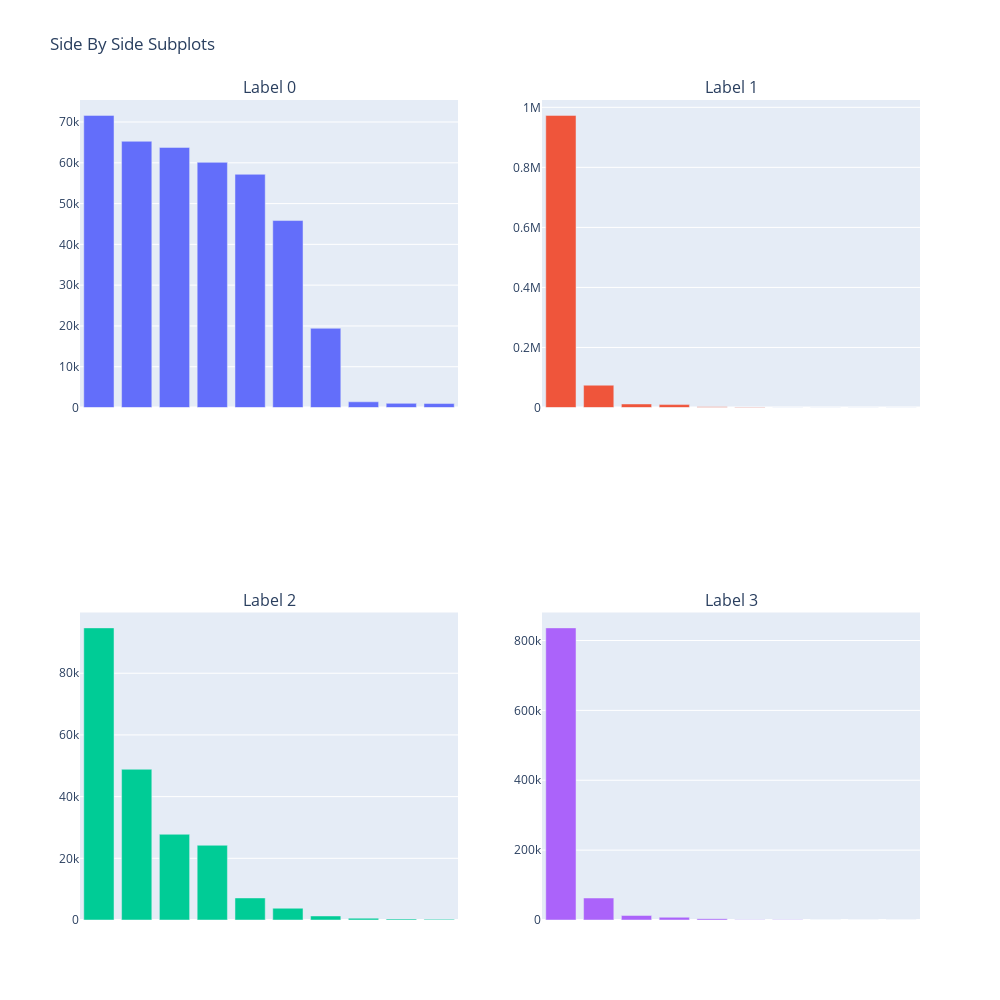

Notebook code cell kept with this figure:
### Code cell
cc_18191 = cc_1819[(cc_1819.Label == 0)]['CONTRATTO'].value_counts()
cc_18191 = pd.Series(cc_18191[0:10])

cc_18192 =  cc_1819[(cc_1819.Label == 1)]['CONTRATTO'].value_counts()
cc_18192 = pd.Series(cc_18192[0:10])

cc_18193 =  cc_1819[(cc_1819.Label == 2)]['CONTRATTO'].value_counts()
cc_18193 = pd.Series(cc_18193[0:10])

cc_18194 =  cc_1819[(cc_1819.Label == 3)]['CONTRATTO'].value_counts()
cc_18194 = pd.Series(cc_18194[0:10])


fig = make_subplots(rows=2, cols=2,subplot_titles=("Label 0","Label 1","Label 2","Label 3"),
                    specs=[[{"type": "bar"}, {"type": "bar"}],[{"type": "bar"}, {"type": "bar"}]])

fig.add_trace(
    go.Bar(y = cc_18191.values, x = cc_18191.index),
    row=1, col=1
)

fig.add_trace(
    go.Bar(y = cc_18192.values, x = cc_18192.index),
    row=1, col=2
)

fig.add_trace(
    go.Bar(y = cc_18193.values, x = cc_18193.index),
    row=2, col=1
)

fig.add_trace(
    go.Bar(y = cc_18194.values, x = cc_18194.index),
    row=2, col=2
)

fig.update_xaxes(showticklabels=False)
fig.update_layout(height=1000, width=1000, title_text="Side By Side Subplots", showlegend=False)
fig.show()

### Figure 1 — Plotly figure (JSON) as saved in the notebook; plotly's stock layout.template omitted (floating-point values rounded to 4 significant figures)
{"data": [{"type": "bar", "x": ["LAVORO A TEMPO INDETERMINATO", "TIROCINIO", "LAVORO AUTONOMO NELLO SPETTACOLO", "LAVORO INTERMITTENTE", "COLLABORAZIONE COORDINATA E CONTINUATIVA", "LAVORO A TEMPO DETERMINATO  PER SOSTITUZIONE", "APPRENDISTATO PROFESSIONALIZZANTE O CONTRATTO DI MESTIERE", "LAVORO O ATTIVITÀ SOCIALMENTE UTILE (LSU - ASU)", "CONTRATTI DI BORSA LAVORO E ALTRE WORK EXPERIENCES", "LAVORO A TEMPO DETERMINATO"], "xaxis": "x", "y": [71631, 65276, 63779, 60114, 57179, 45841, 19418, 1399, 1013, 971], "yaxis": "y"}, {"type": "bar", "x": ["LAVORO A TEMPO DETERMINATO", "LAVORO A TEMPO INDETERMINATO", "APPRENDISTATO PROFESSIONALIZZANTE O CONTRATTO DI MESTIERE", "LAVORO A TEMPO DETERMINATO  PER SOSTITUZIONE", "TIROCINIO", "APPRENDISTATO PER LA QUALIFICA E PER IL DIPLOMA PROFESSIONALE, IL DIPLOMA DI ISTRUZIONE SECONDARIA SUPERIORE E IL CERTIFICATO DI SPECIALIZZAZIONE TECNICA SUPERIORE", "LAVORO INTERMITTENTE", "LAVORO A DOMICILIO", "LAVORO O ATTIVITÀ SOCIALMENTE UTILE (LSU - ASU)", "LAVORO CONGIUNTO IN AGRICOLTURA"], "xaxis": "x2", "y": [973238, 74317, 11736, 9731, 2612, 1413, 199, 150, 65, 49], "yaxis": "y2"}, {"type": "bar", "x": ["LAVORO INTERMITTENTE", "LAVORO DOMESTICO", "LAVORO A TEMPO INDETERMINATO", "LAVORO A TEMPO DETERMINATO  PER SOSTITUZIONE", "APPRENDISTATO PROFESSIONALIZZANTE O CONTRATTO DI MESTIERE", "TIROCINIO", "COLLABORAZIONE COORDINATA E CONTINUATIVA", "LAVORO A DOMICILIO", "APPRENDISTATO PER LA QUALIFICA E PER IL DIPLOMA PROFESSIONALE, IL DIPLOMA DI ISTRUZIONE SECONDARIA SUPERIORE E IL CERTIFICATO DI SPECIALIZZAZIONE TECNICA SUPERIORE", "LAVORO O ATTIVITÀ SOCIALMENTE UTILE (LSU - ASU)"], "xaxis": "x3", "y": [94706, 48864, 27790, 24223, 7149, 3818, 1306, 586, 329, 220], "yaxis": "y3"}, {"type": "bar", "x": ["LAVORO A TEMPO DETERMINATO", "LAVORO A TEMPO INDETERMINATO", "APPRENDISTATO PROFESSIONALIZZANTE O CONTRATTO DI MESTIERE", "TIROCINIO", "LAVORO A TEMPO DETERMINATO  PER SOSTITUZIONE", "LAVORO AUTONOMO NELLO SPETTACOLO", "APPRENDISTATO PER LA QUALIFICA E PER IL DIPLOMA PROFESSIONALE, IL DIPLOMA DI ISTRUZIONE SECONDARIA SUPERIORE E IL CERTIFICATO DI SPECIALIZZAZIONE TECNICA SUPERIORE", "LAVORO INTERMITTENTE", "APPRENDISTATO DI ALTA FORMAZIONE E RICERCA", "CONTRATTI DI BORSA LAVORO E ALTRE WORK EXPERIENCES"], "xaxis": "x4", "y": [836182, 62968, 12957, 7870, 3812, 626, 436, 257, 79, 53], "yaxis": "y4"}], "layout": {"annotations": [{"font": {"size": 16}, "showarrow": false, "text": "Label 0", "x": 0.225, "xanchor": "center", "xref": "paper", "y": 1, "yanchor": "bottom", "yref": "paper"}, {"font": {"size": 16}, "showarrow": false, "text": "Label 1", "x": 0.775, "xanchor": "center", "xref": "paper", "y": 1, "yanchor": "bottom", "yref": "paper"}, {"font": {"size": 16}, "showarrow": false, "text": "Label 2", "x": 0.225, "xanchor": "center", "xref": "paper", "y": 0.375, "yanchor": "bottom", "yref": "paper"}, {"font": {"size": 16}, "showarrow": false, "text": "Label 3", "x": 0.775, "xanchor": "center", "xref": "paper", "y": 0.375, "yanchor": "bottom", "yref": "paper"}], "height": 1000, "showlegend": false, "title": {"text": "Side By Side Subplots"}, "width": 1000, "xaxis": {"anchor": "y", "domain": [0, 0.45], "showticklabels": false}, "xaxis2": {"anchor": "y2", "domain": [0.55, 1], "showticklabels": false}, "xaxis3": {"anchor": "y3", "domain": [0, 0.45], "showticklabels": false}, "xaxis4": {"anchor": "y4", "domain": [0.55, 1], "showticklabels": false}, "yaxis": {"anchor": "x", "domain": [0.625, 1]}, "yaxis2": {"anchor": "x2", "domain": [0.625, 1]}, "yaxis3": {"anchor": "x3", "domain": [0, 0.375]}, "yaxis4": {"anchor": "x4", "domain": [0, 0.375]}}}
